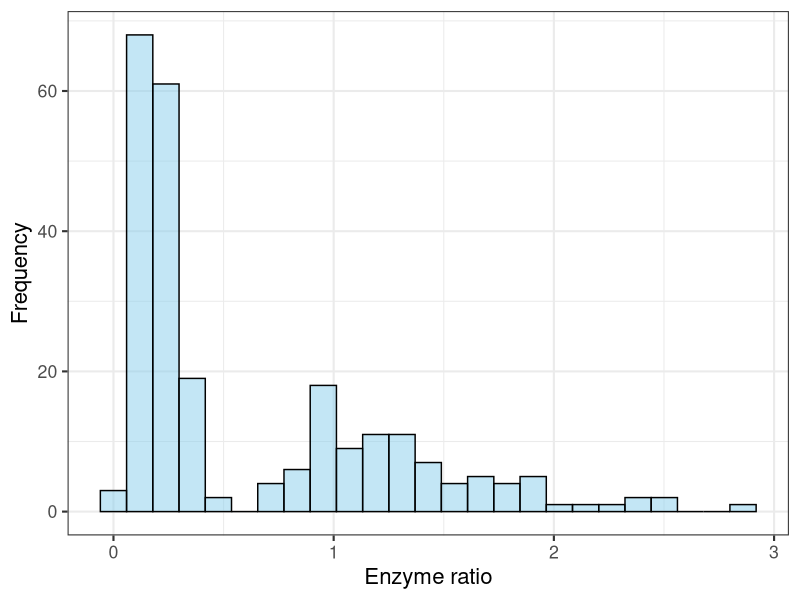
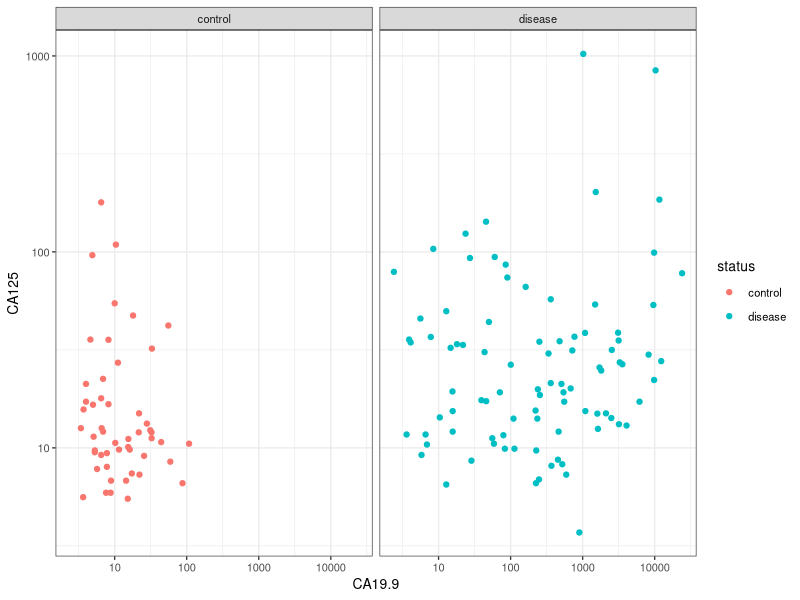
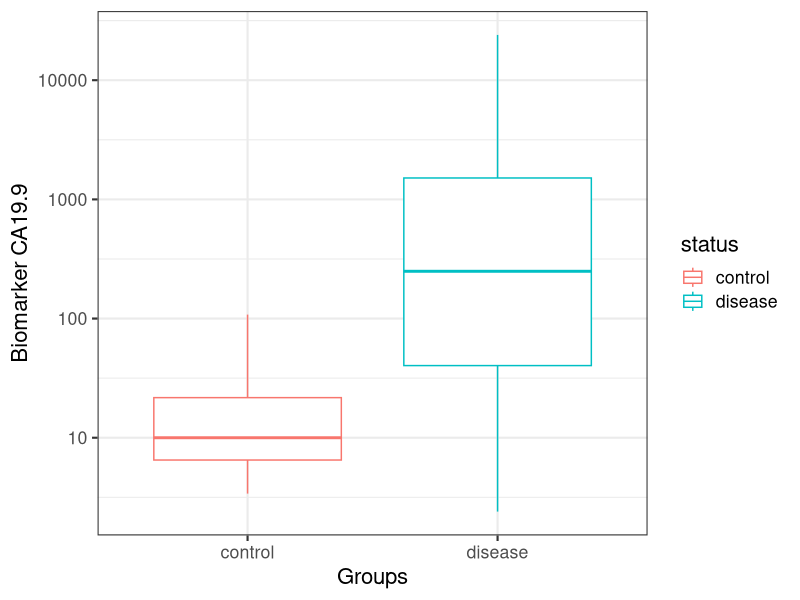
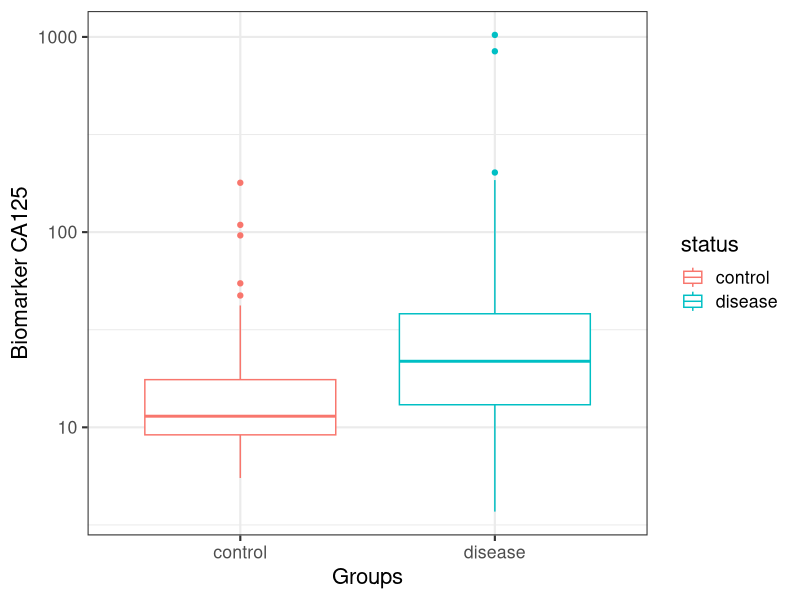
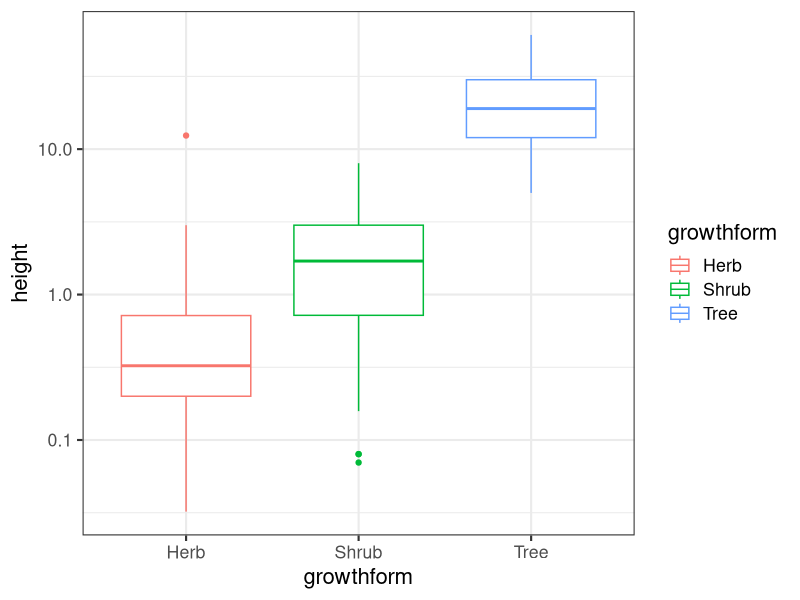
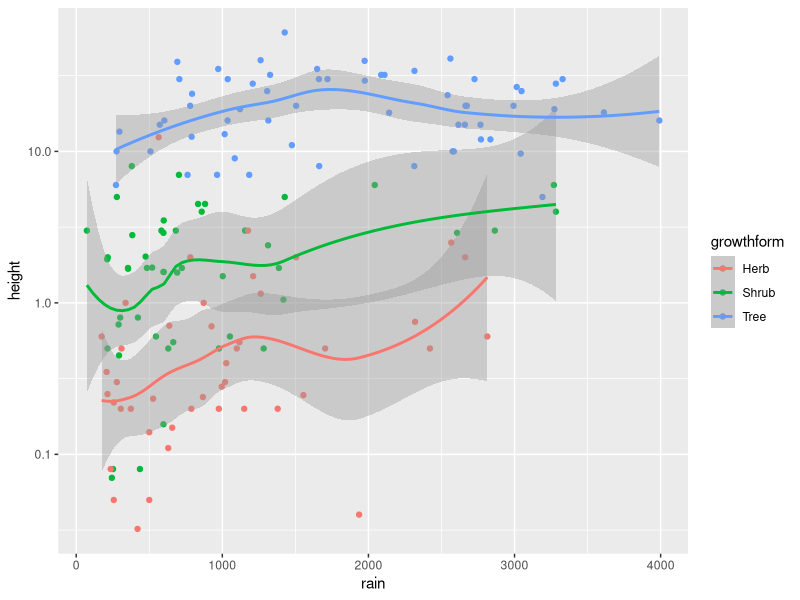

R code for these plots, in order: (Note: this script raises an error after producing the figures.)

# Q. The file caffeine.txt contains the values of the urinary metabolic ratio of 5–acetylamino–6–formylamino–3–
# methyluracil to 1–methylxanthine (AFMU/1X) after oral administration of caffeine. Plot a histogram of the
# data and comment on its distribution.

library(tidyverse)

df = read.table("caffeine.txt", header=T)

View(df)

g1 = ggplot(data=df, aes(enzyme.ratio))

g1 + geom_histogram(bins = 25, fill = 'skyblue',color="black", alpha = 0.5) +
  xlab("Enzyme ratio") +
  ylab("Frequency") +
  theme_bw(base_size = 16)

#there is high variability in enzyme ratios, data is not evenly distributed (it is not symmetrical)
#there are more count and higher peaks towards left so it is a left skewed distribution.
#there are outliers towards right end.

# Q. The file pancreatic.csv contains the concentrations of 2 biomarkers, CA19-9 and CA125 (in U/ml), in control
# (healthy) and diseased (diagnosed with pancreatic cancer) individuals. Plot these data to investigate the
# relationship of each biomarker to disease state.

df1 = read.csv("pancreatic.csv", header=T)

View(df1)

g2 = ggplot(data=df1,aes(x=CA19.9,y=CA125,color=status))

g2 + geom_point()+
  xlab("CA19.9") + ylab("CA125") +
  scale_x_log10() + scale_y_log10() +
  theme_bw(base_size = 10) +
  facet_wrap(vars(status))


#data points of diease group are way more scatter than data points of control group.

#in the dieases group, the expression of both biomarkers has tremendously increased. 

#in the control group, the expression of CA125 is more than CA19.9, 

#in the dieases group, the expression of CA19.9 is sligthly more than CA125

#whereas in controlled state, the expression of both the biomarkers is lesser ,  biomarker CA125 is more expressed in control.

gg = ggplot(data=df1,aes(x=status,y=df1$CA19.9,color=status))

gg + geom_boxplot() +
  xlab("Groups") +
  ylab("Biomarker CA19.9") +
  scale_y_log10() +
  theme_bw(base_size = 16)

# higher expression of biomarker CA19.9 in dieases group compared to control group. 

ggg = ggplot(data=df1,aes(x=status,y=df1$CA125,color=status))

ggg + geom_boxplot() +
  xlab("Groups") +
  ylab("Biomarker CA125") +
  scale_y_log10() +
  theme_bw(base_size = 16)

# Q. The file plant_height.csv contains data on the heights of different plants, plus various ecological factors from
# where grow. First, produce a plot to compare the height (in metres) of different growthforms (herb, shrub or tree).
# Second, produce a plot of how the height of these different growthforms varies with rain (the column ‘rain’, in
# mm/yr). Label the axes appropriately. What does geom_smooth() do? Try adding it to your plot.

df2 = read.csv('plant_height.csv', header = T)

View(df2)
colnames(df2)

g3 = ggplot(data=df2,aes(x= growthform, y = height, color=growthform))

g3 + geom_boxplot() +
  scale_y_log10() +
  theme_bw(base_size = 16)

#according to the boxplot, all trees taller and their height is highly variable, whereas 
#herbs are smaller than shurb.

g4 = ggplot(data=df2,aes(x = rain, y = height, color = growthform))

g4 + geom_point() +
  scale_y_log10() +
  geom_smooth() 
  xlab("Rainfall (mm/year)") + ylab("Height (meters)") +
  theme_bw(base_size = 16)

#As rainfall increases, height increases

